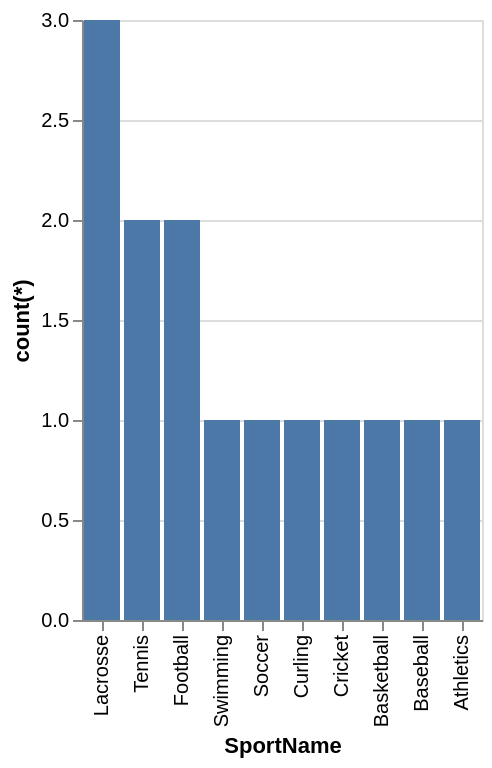

Describe this chart as a Vega-Lite specification.
### Vega-Lite specification from a JSON file in a GitHub repository (floating-point values rounded to 4 significant figures)
{"data": {"values": [{"x_data": "Lacrosse", "y_data": 3}, {"x_data": "Tennis", "y_data": 2}, {"x_data": "Football", "y_data": 2}, {"x_data": "Swimming", "y_data": 1}, {"x_data": "Soccer", "y_data": 1}, {"x_data": "Curling", "y_data": 1}, {"x_data": "Cricket", "y_data": 1}, {"x_data": "Basketball", "y_data": 1}, {"x_data": "Baseball", "y_data": 1}, {"x_data": "Athletics", "y_data": 1}]}, "mark": "bar", "encoding": {"x": {"field": "x_data", "type": "nominal", "title": "SportName", "sort": {"op": "sum", "field": "y_data", "order": "descending"}}, "y": {"field": "y_data", "type": "quantitative", "title": "count(*)"}}}
